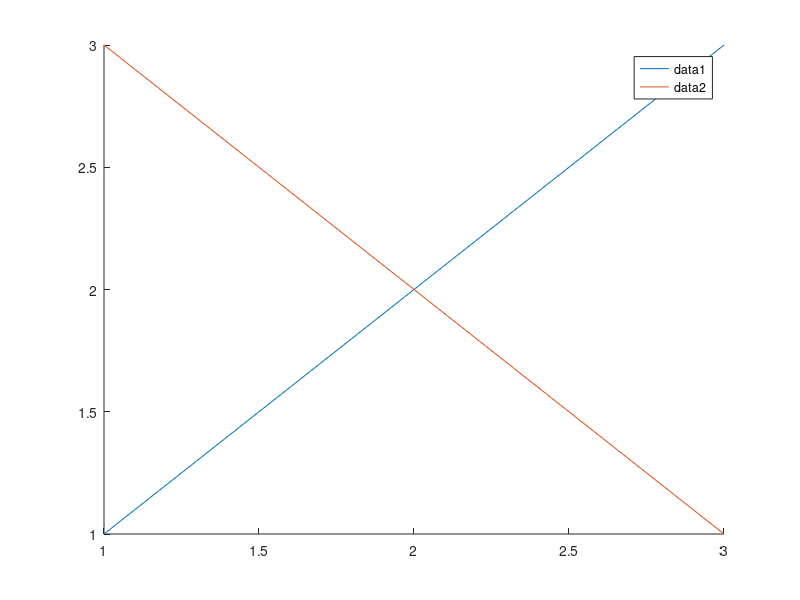

Recreate this plot in MATLAB. (Note: this script raises an error after producing the figure.)
%=============================================================================
% Copyright (c) 2026-present Allan CORNET (Nelson)
%=============================================================================
% This file is part of Nelson.
%=============================================================================
% LICENCE_BLOCK_BEGIN
% SPDX-License-Identifier: LGPL-3.0-or-later
% LICENCE_BLOCK_END
%=============================================================================
% <--ADV-CLI MODE-->
%=============================================================================
% Legend parity with the reference: String is a row, explicit labels are written
% to DisplayName and DisplayName changes follow, ItemTokenSize, default ItemHitFcn.
%=============================================================================
f = figure('Visible', 'off');
ax = axes('Parent', f);
hold(ax, 'on');
a = plot(ax, 1:3);
b = plot(ax, 3:-1:1);
lg = legend(ax);
assert_isequal(size(lg.String), [1 2]);
assert_isequal(lg.String, {'data1', 'data2'});
assert_isequal(class(lg.ItemHitFcn), 'function_handle');
%=============================================================================
lg = legend(ax, {'x', 'y'});
assert_isequal(lg.String, {'x', 'y'});
assert_isequal(a.DisplayName, 'x');
assert_isequal(b.DisplayName, 'y');
a.DisplayName = 'AA';
drawnow();
assert_isequal(lg.String, {'AA', 'y'});
lg.String = {'p', 'q'};
drawnow();
assert_isequal(a.DisplayName, 'p');
assert_isequal(b.DisplayName, 'q');
%=============================================================================
% an unnamed new object gets the next generated name
c = plot(ax, [1 1 1]);
drawnow();
assert_isequal(lg.String, {'p', 'q', 'data1'});
%=============================================================================
assert_isequal(lg.ItemTokenSize, [30; 18]);
lg.ItemTokenSize = [20 10];
assert_isequal(lg.ItemTokenSize, [20; 10]);
close(f);
%=============================================================================
